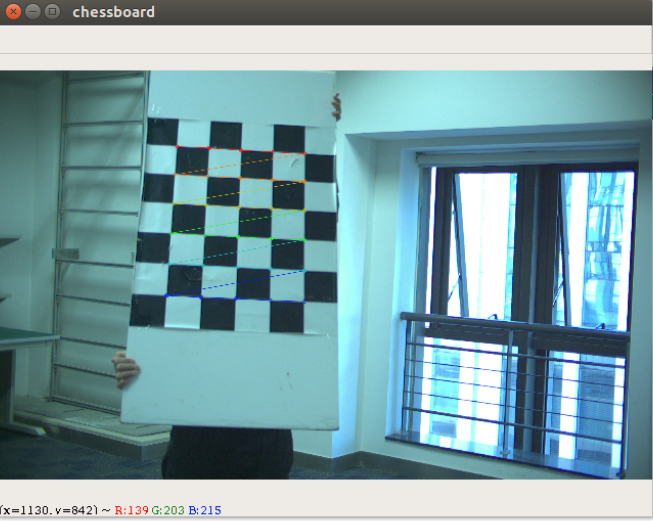
#> input picture image/corner_successed.png, 653 x 521 px
$ python -i checkerboard.py   (imports and definitions only)   (older library calls are emulated)
#> lines starting #> are read from the running program, lines starting #| are printed output that depends on the picture
#!/usr/bin/env python3

import numpy as np
from scipy import signal
from scipy.spatial import cKDTree
from numpy import pi
from scipy.cluster.vq import kmeans
import cv2
from tqdm import tqdm

try:
    import gputools
    GPUTOOLS = True
except:
    GPUTOOLS = False


def create_correlation_patch(angle_1,angle_2,radius):

    # width and height
    width  = radius*2+1
    height = radius*2+1

    # initialize template
    template = []
    for i in range(4):
        x = np.zeros((height, width))
        template.append(x)

    # midpoint
    mu = radius
    mv = radius

    # compute normals from angles
    n1 = [-np.sin(angle_1), np.cos(angle_1)]
    n2 = [-np.sin(angle_2), np.cos(angle_2)]

    # for all points in template do
    for u in range(width):
        for v in range(height):
            # vector
            vec  = [u-mu, v-mv]
            dist = np.linalg.norm(vec)

            # check on which side of the normals we are
            s1 = np.dot(vec, n1)
            s2 = np.dot(vec, n2)

            if dist <= radius:
                if s1 <= -0.1 and s2 <= -0.1:
                    template[0][v,u] = 1
                elif s1 >= 0.1 and s2 >= 0.1:
                    template[1][v,u] = 1
                elif s1 <= -0.1 and s2 >= 0.1:
                    template[2][v,u] = 1
                elif s1 >= 0.1 and s2 <= -0.1:
                    template[3][v,u] = 1

    # # normalize
    for i in range(4):
        template[i] /= np.sum(template[i])

    return template

def detect_corners_template(gray, template, mode='same'):
    img_corners = [None]*4
    for i in range(4):
        if GPUTOOLS and mode == 'same':
            img_corners[i] = gputools.convolve(gray, template[i])
        else:
            img_corners[i] = signal.convolve(gray, template[i], mode=mode)

    img_corners_mu = np.mean(img_corners, axis=0)

    arr = np.array([img_corners[0]-img_corners_mu, img_corners[1]-img_corners_mu,
                    img_corners_mu-img_corners[2], img_corners_mu-img_corners[3]])
    # case 1: a=white, b=black
    img_corners_1 = np.min(arr, axis=0)

    # case 2: b=white, a=black
    img_corners_2 = np.min(-arr, axis=0)

    # combine both
    img_corners = np.max([img_corners_1, img_corners_2], axis=0)

    return img_corners


TPROPS = [[0, pi/2], [pi/4, -pi/4],
          # [0, pi/4], [0, -pi/4],
          [pi/4, pi/2], [-pi/4, pi/2]]
          # [-3*pi/8, 3*pi/8], [-pi/8, pi/8],
          # [-pi/8, -3*pi/8], [pi/8, 3*pi/8]]
# TPROPS = [[0, pi/2], [0, -pi/4], [0, pi/4]]
RADIUS = [6, 8, 10]

def detect_corners(gray, radiuses=RADIUS):
    out = np.zeros(gray.shape)

    for angle_1, angle_2 in tqdm(TPROPS):
        for radius in radiuses:
            temp = create_correlation_patch(angle_1, angle_2, radius)
            corr = detect_corners_template(gray, temp)
            out = np.max([corr, out], axis=0)

    return out

# [135 lines left out: functions get_corner_candidates, non_maximum_suppression, solve_patch_corner, get_angle_modes, score_corners, refine_corners, not called in this run]


def normalize_image(img):
    if len(img.shape) > 2:
        gray = cv2.cvtColor(img, cv2.COLOR_BGR2GRAY)
    else:
        gray = img
    blur_size = int(np.sqrt(gray.size) / 2)
    grayb = cv2.GaussianBlur(gray, (3,3), 1)
    gray_mean = cv2.blur(grayb, (blur_size, blur_size))
    diff = (np.float32(grayb)-gray_mean) / 255.0
    diff = np.clip(diff, -0.2, 0.2)+0.2
    diff = (diff - np.min(diff)) / (np.max(diff) - np.min(diff))
    return diff

# [131 lines left out: functions checkerboard_score, make_mask_line, reorder_checkerboard, trim_picture, not called in this run]

def detect_checkerboard(gray, size=(9,6), winsize=9, trim=False):
    if trim:
        gray, crop_start = trim_picture(gray)
        if gray is None:
            return None, 1.0
    else:
        crop_start = [0,0]

    diff = normalize_image(gray)
    radiuses = [winsize+3]
    if winsize >= 8:
        radiuses.append(winsize-3)

    corr = detect_corners(diff, radiuses=radiuses)

    corrb = cv2.GaussianBlur(corr, (7,7),3)

    corners = get_corner_candidates(corrb, winsize+2, np.max(corrb)*0.2)

    if len(corners) < size[0]*size[1]:
        return None, 1.0

    corners = non_maximum_suppression(corners, winsize-2)
    corners_sp = refine_corners(corners, diff, winsize=winsize+2)
    # [4 lines of commented-out code are left out]

    scores = corners_sp[:, 2]

    num_corners = size[0]*size[1]

    if len(corners_sp) < size[0]*size[1]:
        return None, 1.0

    best_ix = np.argsort(-scores)[:num_corners+3]
    best_corners = corners_sp[np.sort(best_ix)]
    best_corners, max_dist = reorder_checkerboard(best_corners, diff, size)

    check_score = checkerboard_score(best_corners, size)

    if len(np.unique(best_corners, axis=0)) < num_corners:
        check_score = 1

    if np.isnan(check_score) or check_score > 0.3:
        # print('trying with extra points...')
        best_ix = np.argsort(-scores)[:num_corners+10]
        best_corners = corners_sp[np.sort(best_ix)]
        best_corners, max_dist = reorder_checkerboard(best_corners, diff, size)
        check_score = checkerboard_score(best_corners, size)

    # [5 lines of commented-out code are left out]

    corners_opencv = np.copy(best_corners[:, :2])
    corners_opencv[:, 0] = best_corners[:, 1] + crop_start[1]
    corners_opencv[:, 1] = best_corners[:, 0] + crop_start[0]

    corners_opencv = corners_opencv[:, None]

    if check_score > 0.3 \
       or len(best_corners) < num_corners \
       or max_dist > winsize*3:
        return None, 1.0
    else:
        return corners_opencv, check_score

>>> import cv2
>>> picture = cv2.imread('../image/corner_successed.png', cv2.IMREAD_GRAYSCALE)
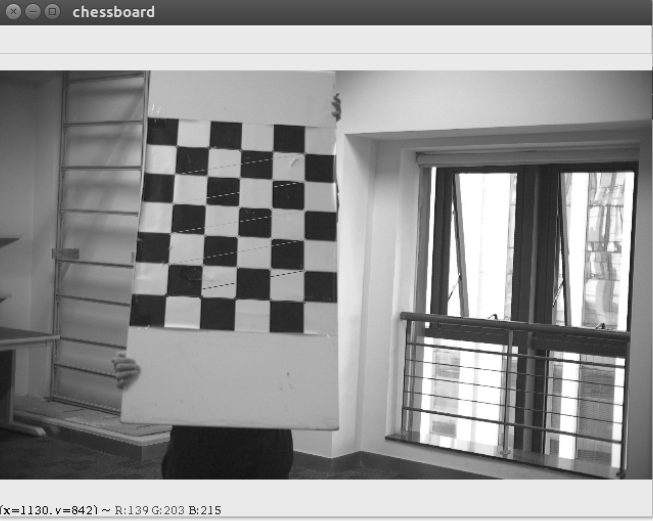
#> picture: shape (521, 653); min 0, max 255, mean 147.7
>>> result = detect_checkerboard(picture)
#> in normalize_image, `gray_mean = cv2.blur(grayb, (blur_size, blur_size))`:
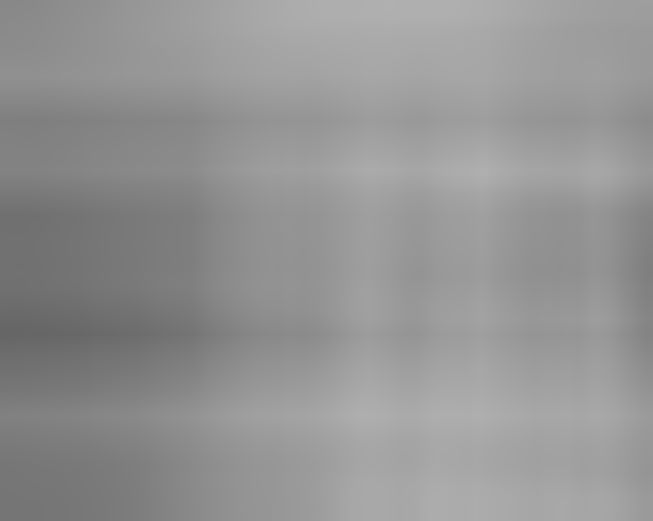
#> gray_mean: shape (521, 653); min 101, max 176, mean 147.7
#> in normalize_image, `diff = (np.float32(grayb)-gray_mean) / 255.0`:
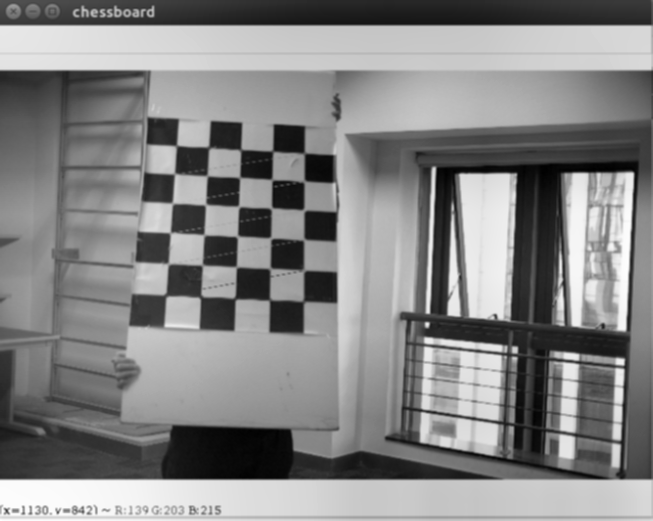
#> diff: shape (521, 653) float32; min -0.51, max 0.467, mean -6.63e-05; drawn with min black and max white
#> in normalize_image, `diff = np.clip(diff, -0.2, 0.2)+0.2`:
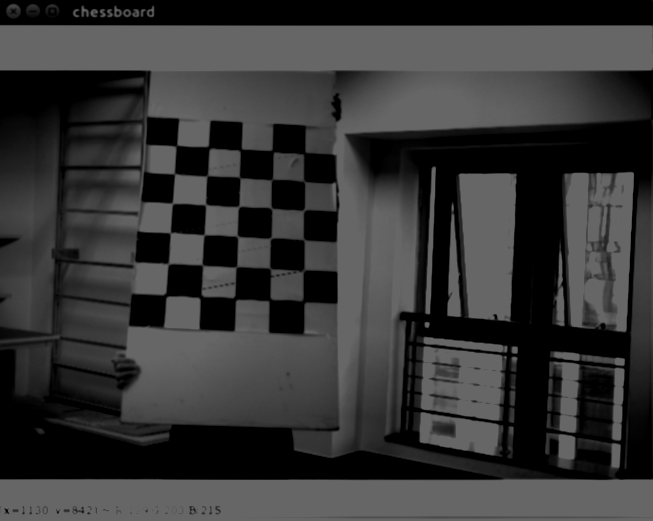
#> diff: shape (521, 653) float32; min 0, max 0.4, mean 0.211
#> in normalize_image, `diff = (diff - np.min(diff)) / (np.max(diff) - np.min(diff))`:
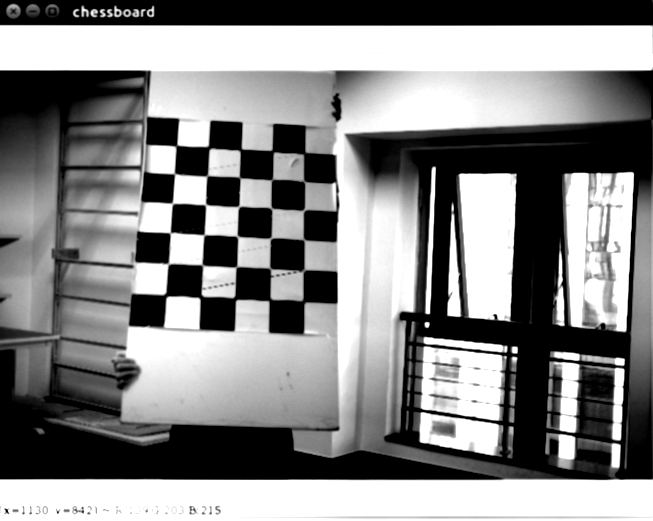
#> diff: shape (521, 653) float32; min 0, max 1, mean 0.527
#> after the loop in detect_corners, `for angle_1, angle_2 in tqdm(TPROPS):`: out: shape (521, 653) float64; every value is 0
#> (the run stopped early here; a loop or call above may not have finished)

$ run again, on image/corner_unsuccessed.png
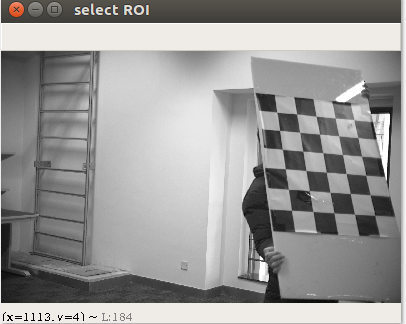
#> input picture image/corner_unsuccessed.png, 406 x 324 px
#> in normalize_image, `gray_mean = cv2.blur(grayb, (blur_size, blur_size))`:
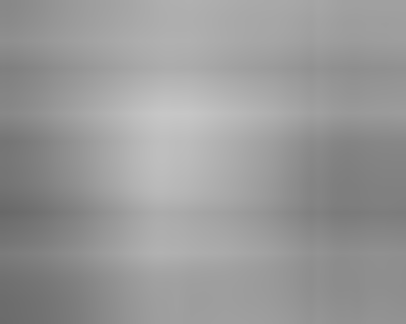
#> gray_mean: shape (324, 406); min 104, max 199, mean 152.9
#> in normalize_image, `diff = (diff - np.min(diff)) / (np.max(diff) - np.min(diff))`:
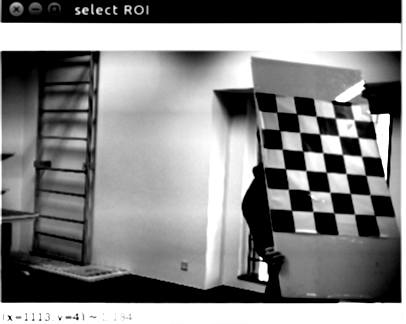
#> diff: shape (324, 406) float32; min 0, max 1, mean 0.52
